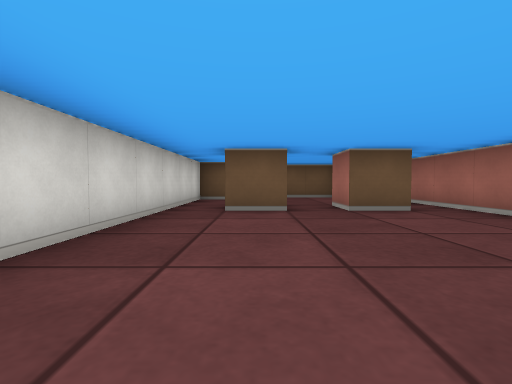
View 1 (above)

13 first-person views from a walk through a cub3D ray-caster map. The camera is about half as high as the walls, tilts 2° down and sees 85° across. The floor is counted in squares. Each view is taken from the middle of a square. On the plan, view 1 faces up. The plan holds only what a view shows up to about 9 squares ahead; the rest is blank.

View 2
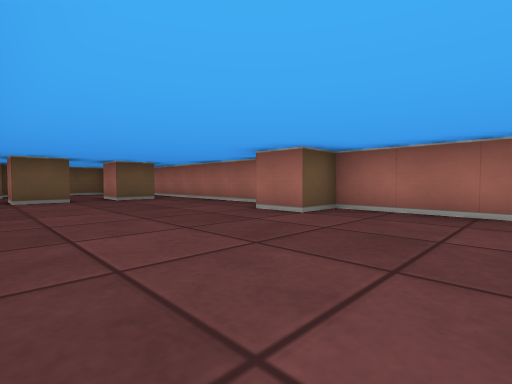

View 3
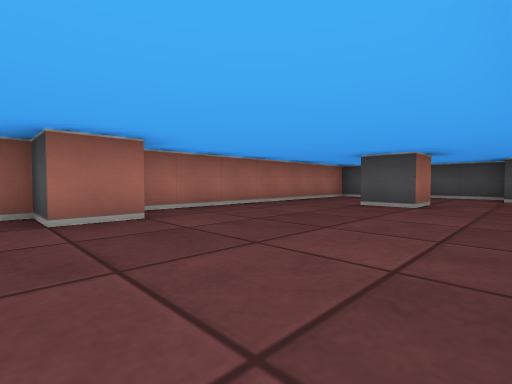

View 4
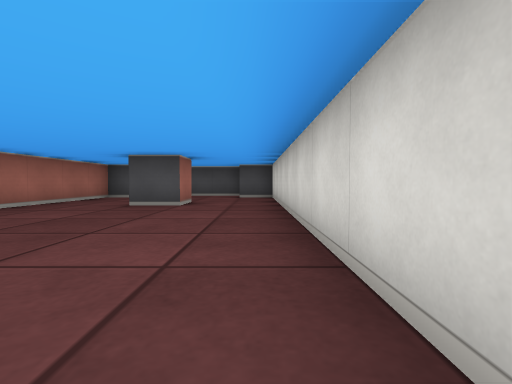

View 5
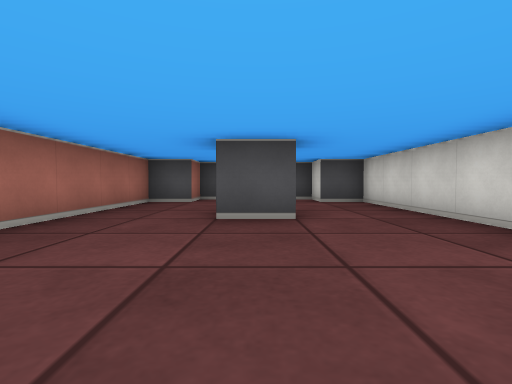

View 6
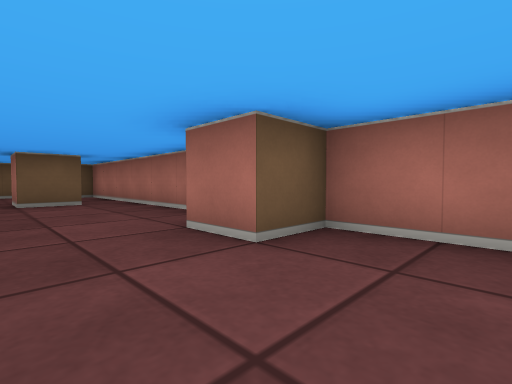

View 7
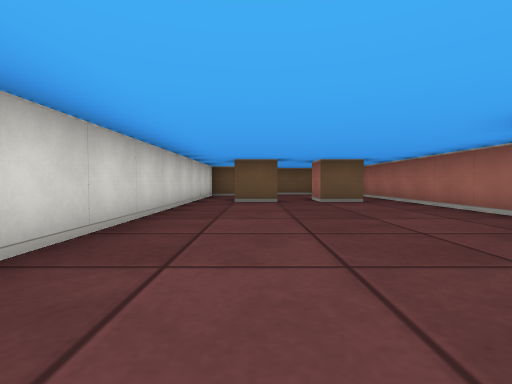

View 8
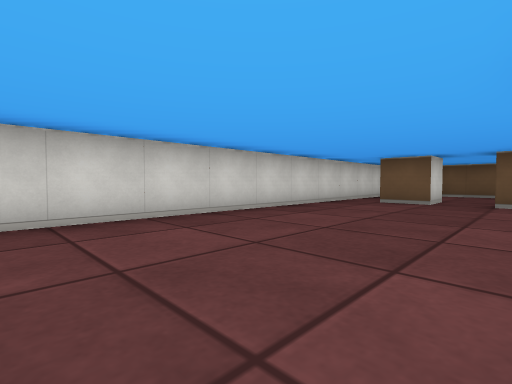

View 9
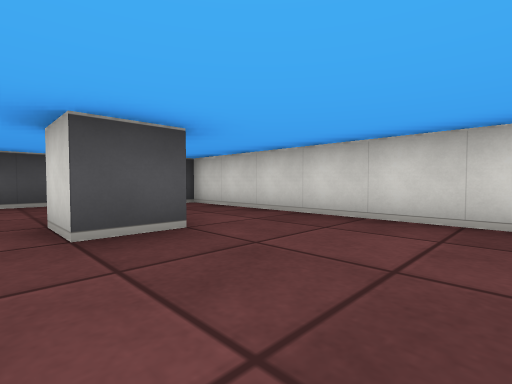

View 10
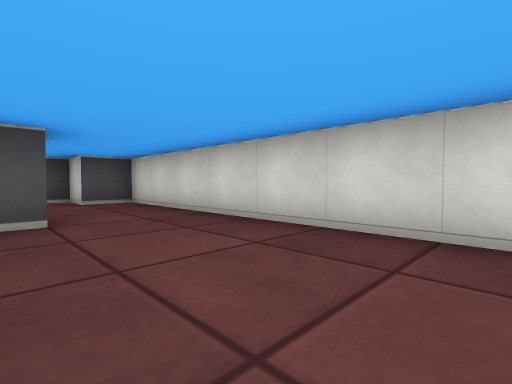

View 11
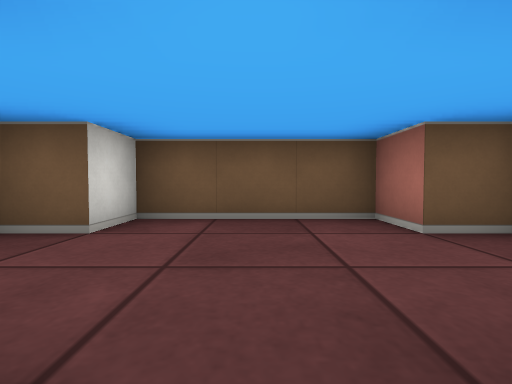

View 12
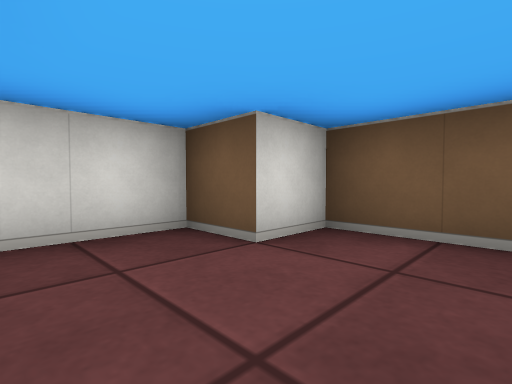

View 13
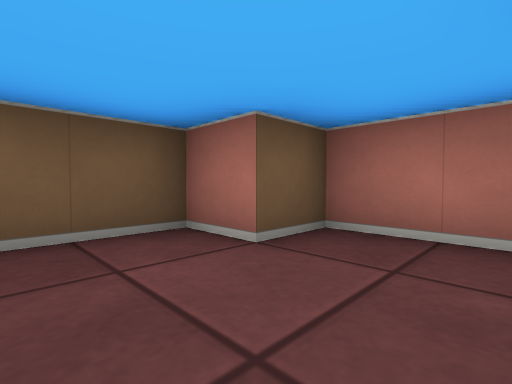

### Floor plan
Points are (right, up) in squares from view 1. A wall is a line through its corners. A room is listed if a view was taken in it or the views show most of it. See-through windows are left out.
Room 1 (views 1, 2, 3, 4, 5, 6, 7, 8, 9, 10, 11, 12, 13)
walls: (2.5, -0.5) (2.5, 0.5) (3.5, 0.5) (3.5, 7.5) (2.5, 7.5) (2.5, 8.5) (-0.5, 8.5) (-0.5, 7.5) (-1.5, 7.5) (-1.5, -7.5) (-0.5, -7.5) (-0.5, -8.5) (2.5, -8.5) (2.5, -7.5) (3.5, -7.5) (3.5, -0.5) (2.5, -0.5); (2.6, 4.5) (1.5, 4.5) (1.5, 5.5); (0.5, -5.5) (0.5, -4.5) (1.5, -4.5) (1.5, -5.5); (0.5, 5.6) (0.5, 4.5) (-0.5, 4.5) (-0.5, 5.5)

Positions as (right, up) in squares from view 1, and headings:
1: (0, 0), facing up
2: (-1, -3), facing up-right
3: (-1, 1), facing down-right
4: (-1, 1), facing down
5: (1, -1), facing down
6: (1, -2), facing up-right
7: (0, -2), facing up
8: (2, -2), facing up-left
9: (2, -2), facing down-left
10: (1, -1), facing down-left
11: (1, 5), facing up
12: (1, 6), facing up-left
13: (1, 6), facing up-right
